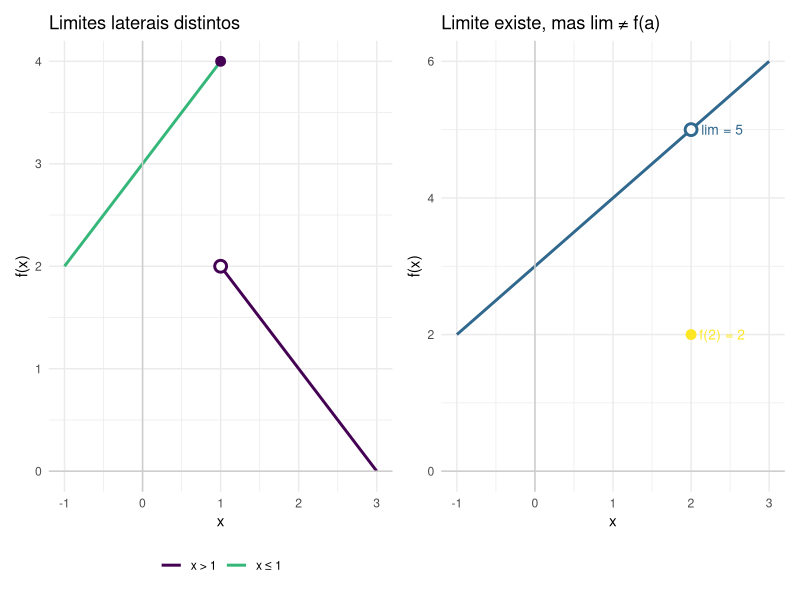
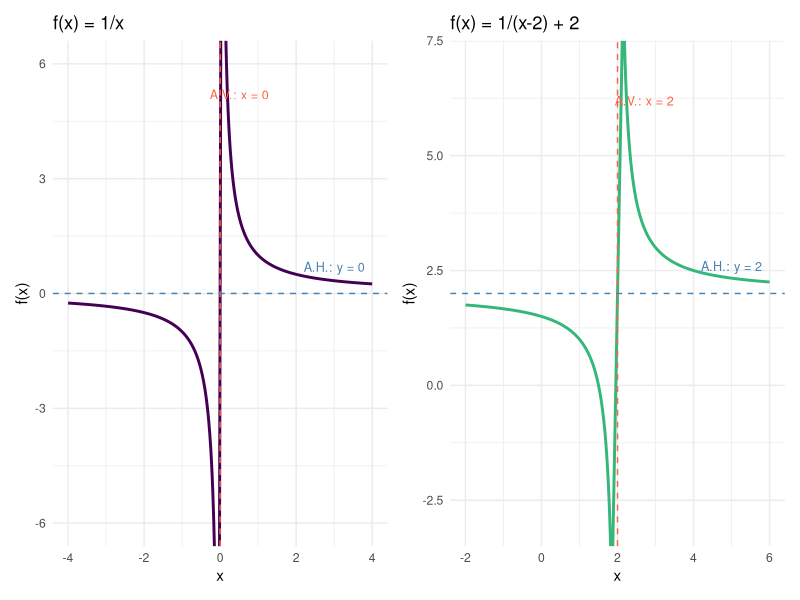
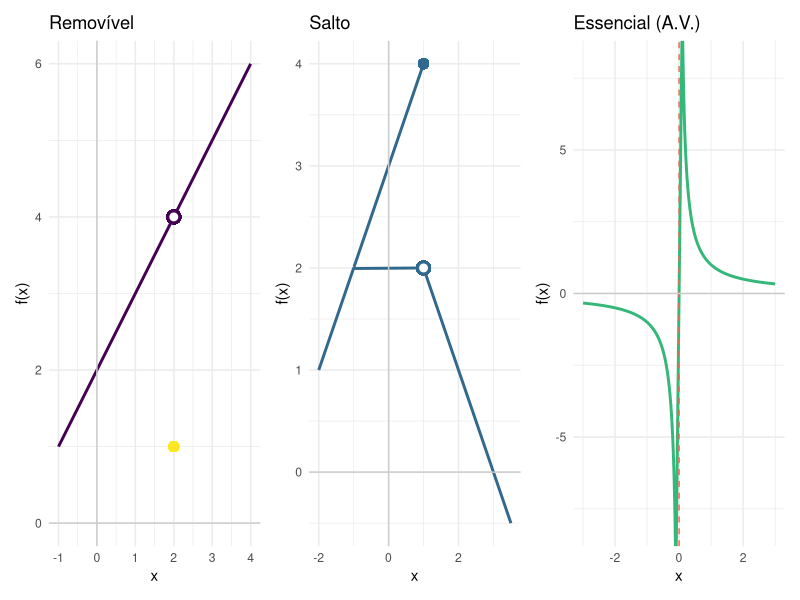
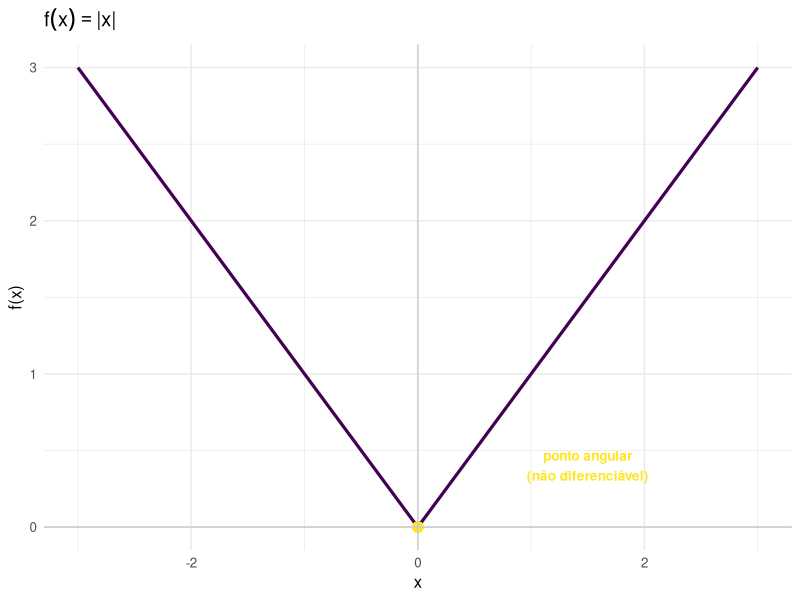

The R source for these figures, in order:
## ---- chunk 1
#| label: fig-limites-laterais
#| fig-cap: "Limites laterais distintos (esq.) e limite bilateral existente (dir.)"
#| fig-align: center
#| fig-width: 10
#| fig-height: 3.8

library(ggplot2)
library(patchwork)

base <- theme_minimal(base_size = 11)

# Exemplo 1: limites laterais distintos
x1a <- seq(-1, 1,  length.out = 200)
x1b <- seq(1,  3,  length.out = 200)
df1 <- rbind(
  data.frame(x = x1a, y = 3 + x1a, ramo = "x ≤ 1"),
  data.frame(x = x1b, y = 3 - x1b, ramo = "x > 1")
)
pts1 <- data.frame(
  x     = c(1, 1),
  y     = c(4, 2),
  tipo  = c("fechado", "aberto")
)

p1 <- ggplot(df1, aes(x, y)) +
  geom_line(aes(color = ramo), linewidth = 1) +
  geom_point(data = pts1[1,], aes(x,y), color = "#440154", size = 3) +
  geom_point(data = pts1[2,], aes(x,y), color = "#440154", size = 3,
             shape = 21, fill = "white", stroke = 1.5) +
  geom_hline(yintercept = 0, color = "gray80") +
  geom_vline(xintercept = 0, color = "gray80") +
  scale_color_manual(values = c("#440154","#35b779")) +
  labs(title = "Limites laterais distintos", x = "x", y = "f(x)", color = NULL) +
  base + theme(legend.position = "bottom")

# Exemplo 2: limite bilateral existente mas f(2) ≠ L
x2a <- seq(-1, 3, length.out = 400)
y2a <- 3 + x2a
pts2 <- data.frame(x = c(2, 2), y = c(5, 2), tipo = c("aberto","fechado"))

p2 <- ggplot(data.frame(x = x2a, y = y2a), aes(x, y)) +
  geom_line(color = "#31688e", linewidth = 1) +
  geom_point(data = pts2[1,], aes(x,y), color = "#31688e", size = 3,
             shape = 21, fill = "white", stroke = 1.5) +
  geom_point(data = pts2[2,], aes(x,y), color = "#FDE725", size = 3) +
  geom_hline(yintercept = 0, color = "gray80") +
  geom_vline(xintercept = 0, color = "gray80") +
  annotate("text", x = 2.4, y = 5, label = "lim = 5", color = "#31688e", size = 3.5) +
  annotate("text", x = 2.4, y = 2, label = "f(2) = 2", color = "#FDE725", size = 3.5) +
  labs(title = "Limite existe, mas lim ≠ f(a)", x = "x", y = "f(x)") +
  base

p1 + p2
## ---- chunk 2
#| label: fig-assintotas
#| fig-cap: "Hipérbole $f(x) = 1/x$ e variante com assíntotas deslocadas"
#| fig-align: center
#| fig-width: 10
#| fig-height: 3.8

library(ggplot2)
library(patchwork)

base <- theme_minimal(base_size = 11)

# f(x) = 1/x
x_neg <- seq(-4, -0.05, length.out = 300)
x_pos <- seq(0.05, 4,   length.out = 300)
df_hip <- rbind(
  data.frame(x = x_neg, y = 1/x_neg),
  data.frame(x = x_pos, y = 1/x_pos)
)

p1 <- ggplot(df_hip, aes(x, y)) +
  geom_line(color = "#440154", linewidth = 1) +
  geom_vline(xintercept = 0, linetype = "dashed", color = "tomato") +
  geom_hline(yintercept = 0, linetype = "dashed", color = "steelblue") +
  coord_cartesian(ylim = c(-6, 6)) +
  annotate("text", x = 0.5, y = 5.2, label = "A.V.: x = 0", color = "tomato",   size = 3.2) +
  annotate("text", x = 3.0, y = 0.7, label = "A.H.: y = 0", color = "steelblue", size = 3.2) +
  labs(title = "f(x) = 1/x", x = "x", y = "f(x)") + base

# f(x) = 1/(x-2) + 2
xn2 <- seq(-2, 1.85, length.out = 300)
xp2 <- seq(2.15, 6,  length.out = 300)
df2 <- rbind(
  data.frame(x = xn2, y = 1/(xn2 - 2) + 2),
  data.frame(x = xp2, y = 1/(xp2 - 2) + 2)
)

p2 <- ggplot(df2, aes(x, y)) +
  geom_line(color = "#35b779", linewidth = 1) +
  geom_vline(xintercept = 2, linetype = "dashed", color = "tomato") +
  geom_hline(yintercept = 2, linetype = "dashed", color = "steelblue") +
  coord_cartesian(ylim = c(-3, 7)) +
  annotate("text", x = 2.7, y = 6.2, label = "A.V.: x = 2", color = "tomato",   size = 3.2) +
  annotate("text", x = 5.0, y = 2.6, label = "A.H.: y = 2", color = "steelblue", size = 3.2) +
  labs(title = "f(x) = 1/(x-2) + 2", x = "x", y = "f(x)") + base

p1 + p2
## ---- chunk 3
#| label: fig-continuidade
#| fig-cap: "Tipos de descontinuidade: removível, salto e essencial"
#| fig-align: center
#| fig-width: 11
#| fig-height: 3.5

library(ggplot2)
library(patchwork)

base <- theme_minimal(base_size = 11)

# 1. Removível: f(x) = (x^2-4)/(x-2) com f(2)=1
x_rem <- seq(-1, 4, length.out = 400)
y_rem <- ifelse(abs(x_rem - 2) > 0.01, (x_rem^2 - 4)/(x_rem - 2), NA)
p1 <- ggplot(data.frame(x = x_rem, y = y_rem), aes(x, y)) +
  geom_line(color = "#440154", linewidth = 1, na.rm = TRUE) +
  geom_point(aes(x = 2, y = 4), color = "#440154", size = 3,
             shape = 21, fill = "white", stroke = 1.5) +
  geom_point(aes(x = 2, y = 1), color = "#FDE725", size = 3) +
  geom_hline(yintercept = 0, color = "gray80") +
  geom_vline(xintercept = 0, color = "gray80") +
  labs(title = "Removível", x = "x", y = "f(x)") + base

# 2. Salto
x2a <- seq(-2, 1,   length.out = 200)
x2b <- seq(1,  3.5, length.out = 200)
df2 <- rbind(
  data.frame(x = x2a, y = 3 + x2a),
  data.frame(x = x2b, y = 3 - x2b)
)
p2 <- ggplot(df2, aes(x, y)) +
  geom_line(aes(group = y > 2), color = "#31688e", linewidth = 1) +
  geom_point(aes(x = 1, y = 4), color = "#31688e", size = 3) +
  geom_point(aes(x = 1, y = 2), color = "#31688e", size = 3,
             shape = 21, fill = "white", stroke = 1.5) +
  geom_hline(yintercept = 0, color = "gray80") +
  geom_vline(xintercept = 0, color = "gray80") +
  labs(title = "Salto", x = "x", y = "f(x)") + base

# 3. Essencial (assíntota vertical)
xn3 <- seq(-3, -0.1, length.out = 200)
xp3 <- seq(0.1, 3,   length.out = 200)
df3 <- rbind(
  data.frame(x = xn3, y = 1/xn3),
  data.frame(x = xp3, y = 1/xp3)
)
p3 <- ggplot(df3, aes(x, y)) +
  geom_line(color = "#35b779", linewidth = 1) +
  geom_vline(xintercept = 0, linetype = "dashed", color = "tomato") +
  coord_cartesian(ylim = c(-8, 8)) +
  geom_hline(yintercept = 0, color = "gray80") +
  labs(title = "Essencial (A.V.)", x = "x", y = "f(x)") + base

p1 + p2 + p3
## ---- chunk 4
#| label: fig-cont-dif
#| fig-cap: "Função $|x|$: contínua mas não diferenciável em $x = 0$"
#| fig-align: center
#| fig-width: 6
#| fig-height: 3.2

library(ggplot2)

x <- seq(-3, 3, length.out = 400)
ggplot(data.frame(x = x, y = abs(x)), aes(x, y)) +
  geom_line(color = "#440154", linewidth = 1.1) +
  geom_point(aes(x = 0, y = 0), color = "#FDE725", size = 3) +
  geom_hline(yintercept = 0, color = "gray80") +
  geom_vline(xintercept = 0, color = "gray80") +
  annotate("text", x = 1.5, y = 0.4, label = "ponto angular\n(não diferenciável)",
           color = "#FDE725", size = 3.5, fontface = "bold") +
  labs(x = "x", y = "f(x)", title = expression(f(x) == "|x|")) +
  theme_minimal(base_size = 12)
